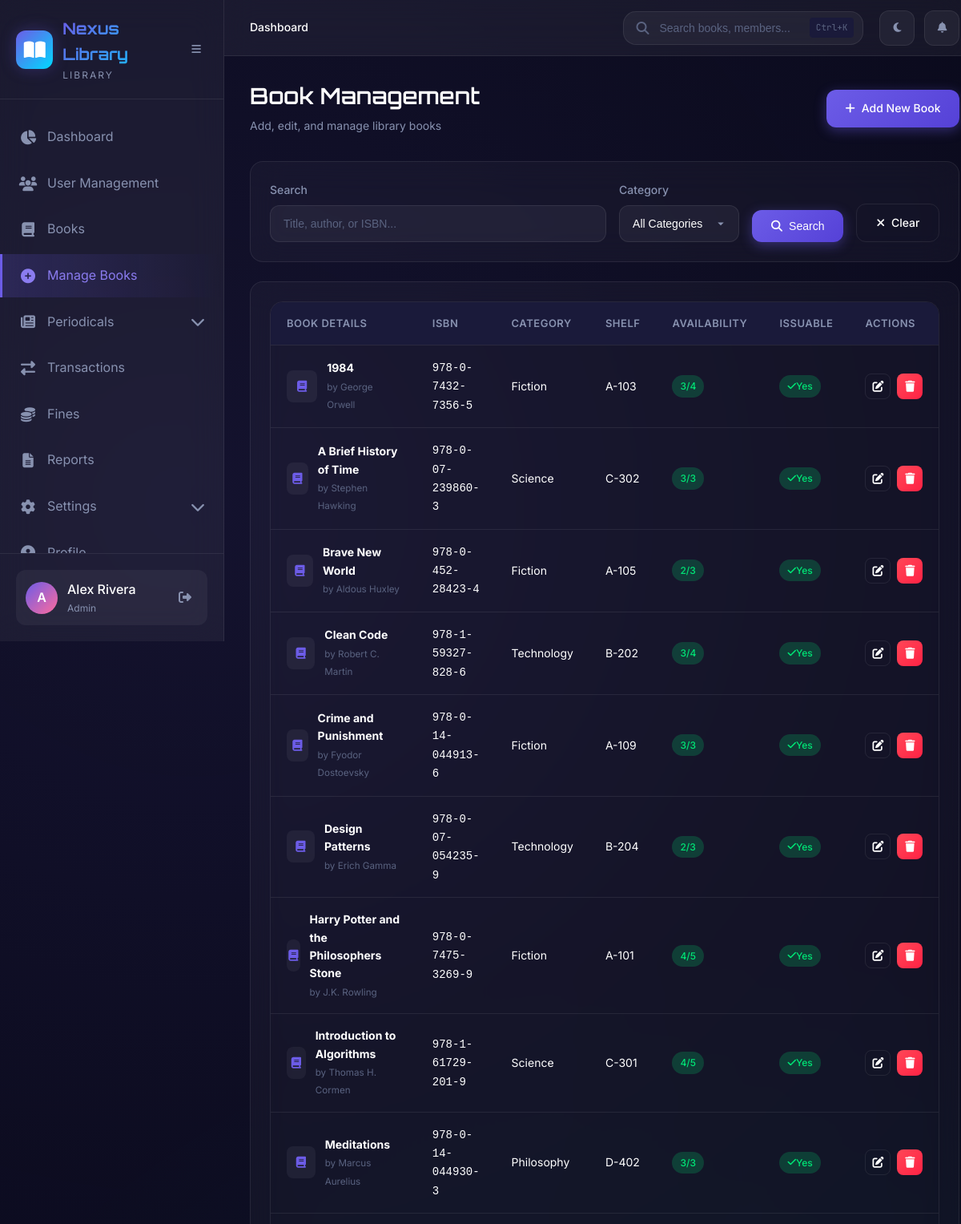
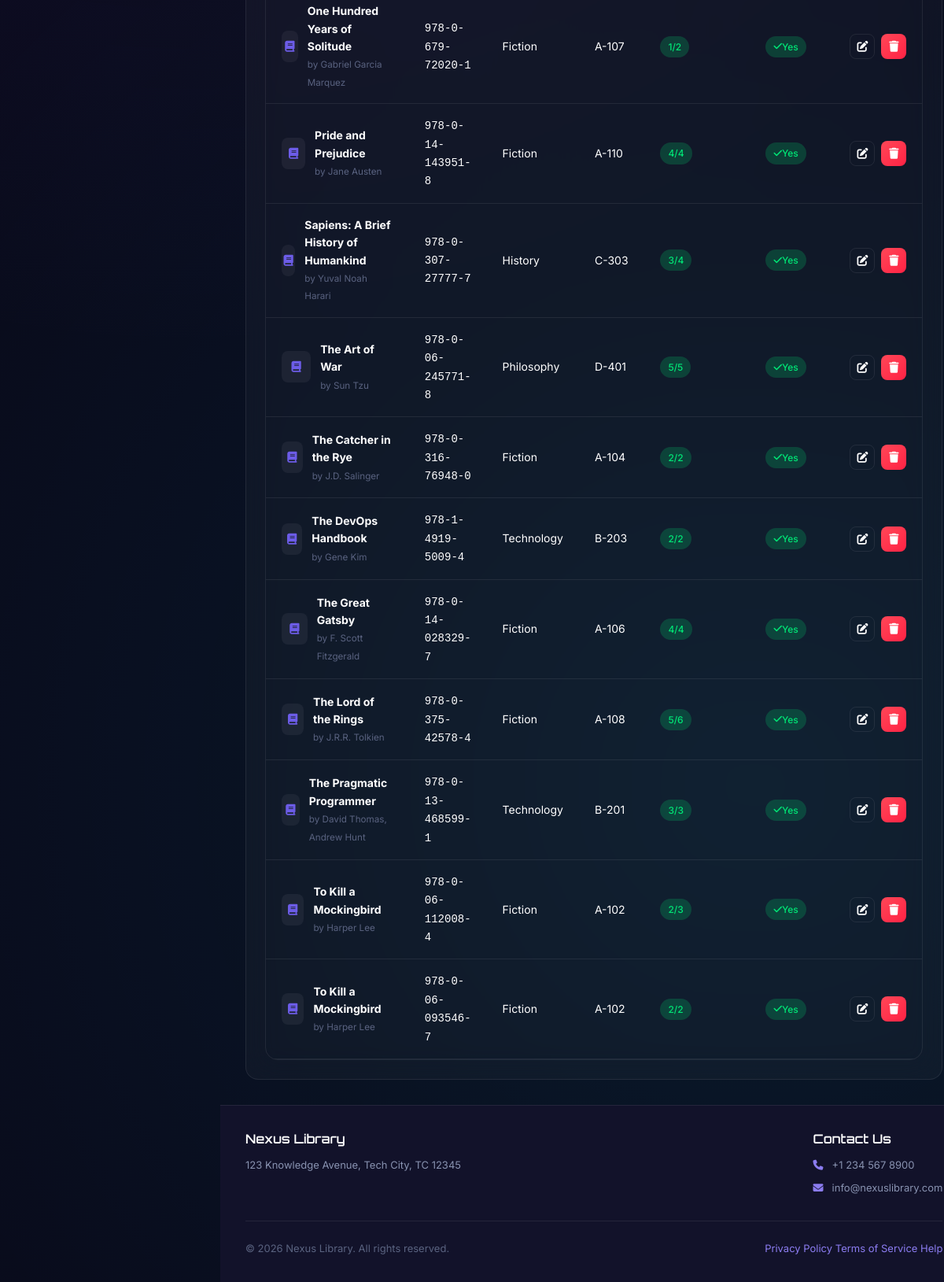
The page /admin/books/index.php (signed in) on the database its author committed (2 pictures, top to bottom).
### tables this page shows
CREATE TABLE IF NOT EXISTS books (
    id INT PRIMARY KEY AUTO_INCREMENT,
    isbn VARCHAR(20) UNIQUE,
    title VARCHAR(255) NOT NULL,
    author VARCHAR(200) NOT NULL,
    publisher VARCHAR(200),
    category_id INT,
    type ENUM('book', 'magazine', 'newspaper') DEFAULT 'book',
    issuable ENUM('yes', 'no') DEFAULT 'yes',
    description TEXT,
    shelf_location VARCHAR(50),
    total_copies INT DEFAULT 1,
    available_copies INT DEFAULT 1,
    price DECIMAL(10,2) DEFAULT 0.00,
    pages INT,
    language VARCHAR(50) DEFAULT 'English',
    cover_image VARCHAR(255) DEFAULT NULL,
    qr_code VARCHAR(255) DEFAULT NULL,
    status ENUM('available', 'reserved', 'maintenance', 'lost') DEFAULT 'available',
    created_at TIMESTAMP DEFAULT CURRENT_TIMESTAMP,
    updated_at TIMESTAMP DEFAULT CURRENT_TIMESTAMP ON UPDATE CURRENT_TIMESTAMP,
    FOREIGN KEY (category_id) REFERENCES categories(id) ON DELETE SET NULL
);

CREATE TABLE IF NOT EXISTS categories (
    id INT PRIMARY KEY AUTO_INCREMENT,
    name VARCHAR(100) NOT NULL UNIQUE,
    description TEXT,
    created_at TIMESTAMP DEFAULT CURRENT_TIMESTAMP
);

### config/db.php (called while the page is built, shortened)
<?php
$conn = new mysqli(DB_HOST, DB_USER, DB_PASS, DB_NAME);
$conn->set_charset("utf8mb4");
function sanitize($data) {
    global $conn;
    return htmlspecialchars(strip_tags(trim($conn->real_escape_string($data))));
}
?>

### admin/books/index.php (the view, shortened to what this page needs)
<?php
require_once __DIR__ . '/../../includes/header.php';
$search = sanitize($_GET['search'] ?? '');
$where = ["b.type = 'book'"];
$params = [];
$types = '';
$where_clause = implode(' AND ', $where);
$page = max(1, intval($_GET['page'] ?? 1));
$per_page = 20;
$offset = ($page - 1) * $per_page;
$query = "SELECT b.*, c.name as category_name
          FROM books b
          LEFT JOIN categories c ON b.category_id = c.id
          WHERE $where_clause
          ORDER BY b.title ASC
          LIMIT $per_page OFFSET $offset";
if (!empty($params)) {
    $stmt = $conn->prepare($query);
    $stmt->bind_param($types, ...$params);
    $stmt->execute();
    $books = $stmt->get_result();
} else {
    $books = $conn->query($query);
}
?>
<div class="page-header">
    <div>
        <h1 class="page-title">Book Management</h1>
        <p class="page-subtitle">Add, edit, and manage library books</p>
    </div>
    <div class="page-actions">
        <a href="add.php" class="btn btn-primary">
            <i class="fas fa-plus"></i> Add New Book
        </a>
    </div>
</div>
<div class="card" style="margin-bottom: 24px;">
    <form method="GET" action="" style="display: flex; gap: 16px; flex-wrap: wrap; align-items: flex-end;">
        <div class="form-group" style="margin-bottom: 0; flex: 1; min-width: 200px;">
            <label class="form-label">Search</label>
            <input type="text" name="search" class="form-input" placeholder="Title, author, or ISBN..." value="<?php echo htmlspecialchars($search); ?>">
        </div>
        <div class="form-group" style="margin-bottom: 0;">
            <label class="form-label">Category</label>
            <select name="category" class="form-select">
                <option value="">All Categories</option>
            </select>
        </div>
        <button type="submit" class="btn btn-primary">
            <i class="fas fa-search"></i> Search
        </button>
        <a href="index.php" class="btn btn-secondary">
            <i class="fas fa-times"></i> Clear
        </a>
    </form>
</div>
<div class="card">
    <div class="table-container">
        <table class="data-table" id="booksTable">
            <thead>
                <tr>
                    <th>Book Details</th>
                    <th>ISBN</th>
                    <th>Category</th>
                    <th>Shelf</th>
                    <th>Availability</th>
                    <th>Issuable</th>
                    <th>Actions</th>
                </tr>
            </thead>
            <tbody>
                <?php if ($books->num_rows > 0): ?>
                    <?php while ($book = $books->fetch_assoc()): ?>
                        <tr>
                            <td>
                                <div style="display: flex; align-items: center; gap: 12px;">
                                    <div style="width: 40px; height: 40px; background: var(--bg-glass); border-radius: var(--radius-sm); display: flex; align-items: center; justify-content: center;">
                                        <i class="fas fa-book" style="color: var(--primary);"></i>
                                    </div>
                                    <div>
                                        <strong><?php echo htmlspecialchars($book['title']); ?></strong>
                                        <br><small class="text-muted">by <?php echo htmlspecialchars($book['author']); ?></small>
                                    </div>
                                </div>
                            </td>
                            <td><code><?php echo htmlspecialchars($book['isbn'] ?? '-'); ?></code></td>
                            <td><?php echo htmlspecialchars($book['category_name'] ?? '-'); ?></td>
                            <td><?php echo htmlspecialchars($book['shelf_location'] ?? '-'); ?></td>
                            <td>
                                <span class="badge <?php echo $book['available_copies'] > 0 ? 'badge-success' : 'badge-danger'; ?>">
                                    <?php echo $book['available_copies']; ?>/<?php echo $book['total_copies']; ?>
                                </span>
                            </td>
                            <td>
                                <?php if (($book['issuable'] ?? 'yes') === 'yes'): ?>
                                    <span class="badge badge-success"><i class="fas fa-check"></i> Yes</span>
                                <?php else: ?>
                                    <span class="badge badge-warning"><i class="fas fa-lock"></i> No</span>
                                <?php endif; ?>
                            </td>
                            <td>
                                <div class="actions">
                                    <a href="edit.php?id=<?php echo $book['id']; ?>" class="btn btn-icon btn-secondary" title="Edit">
                                        <i class="fas fa-edit"></i>
                                    </a>
                                    <a href="delete.php?id=<?php echo $book['id']; ?>" class="btn btn-icon btn-danger delete-btn" title="Delete" data-confirm="Are you sure you want to delete this book?">
                                        <i class="fas fa-trash"></i>
                                    </a>
                                </div>
                            </td>
                        </tr>
                    <?php endwhile; ?>
                <?php endif; ?>
            </tbody>
        </table>
    </div>
</div>
<?php include __DIR__ . '/../../includes/footer.php'; ?>

### rows shown on the page
books: title "1984", author "George Orwell", isbn "978-0-7432-7356-5", category.name "Fiction", shelf_location "A-103", available_copies "3", total_copies "4", issuable "yes" (drawn)
books: title "A Brief History of Time", author "Stephen Hawking", isbn "978-0-07-239860-3", category.name "Science", shelf_location "C-302", available_copies "3", total_copies "3", issuable "yes" (drawn)
books: title "Brave New World", author "Aldous Huxley", isbn "978-0-452-28423-4", category.name "Fiction", shelf_location "A-105", available_copies "2", total_copies "3", issuable "yes" (drawn)
books: title "Clean Code", author "Robert C. Martin", isbn "978-1-59327-828-6", category.name "Technology", shelf_location "B-202", available_copies "3", total_copies "4", issuable "yes" (drawn)
books: title "Crime and Punishment", author "Fyodor Dostoevsky", isbn "978-0-14-044913-6", category.name "Fiction", shelf_location "A-109", available_copies "3", total_copies "3", issuable "yes" (drawn)
books: title "Design Patterns", author "Erich Gamma", isbn "978-0-07-054235-9", category.name "Technology", shelf_location "B-204", available_copies "2", total_copies "3", issuable "yes" (drawn)
books: title "Harry Potter and the Philosophers Stone", author "J.K. Rowling", isbn "978-0-7475-3269-9", category.name "Fiction", shelf_location "A-101", available_copies "4", total_copies "5", issuable "yes" (drawn)
books: title "Introduction to Algorithms", author "Thomas H. Cormen", isbn "978-1-61729-201-9", category.name "Science", shelf_location "C-301", available_copies "4", total_copies "5", issuable "yes" (drawn)
books: title "Meditations", author "Marcus Aurelius", isbn "978-0-14-044930-3", category.name "Philosophy", shelf_location "D-402", available_copies "3", total_copies "3", issuable "yes" (drawn)
books: title "One Hundred Years of Solitude", author "Gabriel Garcia Marquez", isbn "978-0-679-72020-1", category.name "Fiction", shelf_location "A-107", available_copies "1", total_copies "2", issuable "yes" (drawn)
books: title "Pride and Prejudice", author "Jane Austen", isbn "978-0-14-143951-8", category.name "Fiction", shelf_location "A-110", available_copies "4", total_copies "4", issuable "yes" (drawn)
books: title "Sapiens: A Brief History of Humankind", author "Yuval Noah Harari", isbn "978-0-307-27777-7", category.name "History", shelf_location "C-303", available_copies "3", total_copies "4", issuable "yes" (drawn)
books: title "The Art of War", author "Sun Tzu", isbn "978-0-06-245771-8", category.name "Philosophy", shelf_location "D-401", available_copies "5", total_copies "5", issuable "yes" (drawn)
books: title "The Catcher in the Rye", author "J.D. Salinger", isbn "978-0-316-76948-0", category.name "Fiction", shelf_location "A-104", available_copies "2", total_copies "2", issuable "yes" (drawn)
books: title "The DevOps Handbook", author "Gene Kim", isbn "978-1-4919-5009-4", category.name "Technology", shelf_location "B-203", available_copies "2", total_copies "2", issuable "yes" (drawn)
books: title "The Great Gatsby", author "F. Scott Fitzgerald", isbn "978-0-14-028329-7", category.name "Fiction", shelf_location "A-106", available_copies "4", total_copies "4", issuable "yes" (drawn)
books: title "The Lord of the Rings", author "J.R.R. Tolkien", isbn "978-0-375-42578-4", category.name "Fiction", shelf_location "A-108", available_copies "5", total_copies "6", issuable "yes" (drawn)
books: title "The Pragmatic Programmer", author "David Thomas, Andrew Hunt", isbn "978-0-13-468599-1", category.name "Technology", shelf_location "B-201", available_copies "3", total_copies "3", issuable "yes" (drawn)
books: title "To Kill a Mockingbird", author "Harper Lee", isbn "978-0-06-112008-4", category.name "Fiction", shelf_location "A-102", available_copies "2", total_copies "3", issuable "yes" (drawn)
books: title "To Kill a Mockingbird", author "Harper Lee", isbn "978-0-06-093546-7", category.name "Fiction", shelf_location "A-102", available_copies "2", total_copies "2", issuable "yes" (drawn)

### other values the page prints
getLibraryName() "Nexus Library"
substr($user_name, 0, 1) "A"
$user_name "Alex Rivera"
$user_role "Admin"
getSetting('library_name', 'Nexus Library') "Nexus Library"
getSetting('library_address', 'Library Address') "123 Knowledge Avenue, Tech City, TC 12345"
getSetting('library_phone', 'N/A') "+1 234 567 8900"
getSetting('library_email', 'N/A') "info@nexuslibrary.com"
